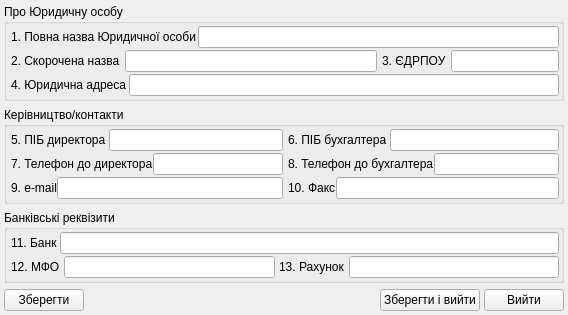
<?xml version="1.0" encoding="UTF-8"?>
<ui version="4.0">
 <class>UDialogFirmInfo</class>
 <widget class="QWidget" name="UDialogFirmInfo">
  <property name="geometry">
   <rect>
    <x>0</x>
    <y>0</y>
    <width>568</width>
    <height>308</height>
   </rect>
  </property>
  <property name="windowTitle">
   <string>Довідник &quot;Реквізити підприємства&quot;</string>
  </property>
  <layout class="QVBoxLayout" name="verticalLayout_3">
   <property name="spacing">
    <number>6</number>
   </property>
   <property name="margin">
    <number>4</number>
   </property>
   <item>
    <widget class="QGroupBox" name="groupAboutPidpr">
     <property name="title">
      <string>Про Юридичну особу</string>
     </property>
     <layout class="QVBoxLayout" name="verticalLayout">
      <property name="spacing">
       <number>2</number>
      </property>
      <property name="leftMargin">
       <number>4</number>
      </property>
      <property name="topMargin">
       <number>2</number>
      </property>
      <property name="rightMargin">
       <number>2</number>
      </property>
      <property name="bottomMargin">
       <number>2</number>
      </property>
      <item>
       <layout class="QHBoxLayout">
        <item>
         <widget class="QLabel" name="label">
          <property name="text">
           <string>1. Повна назва Юридичної особи</string>
          </property>
         </widget>
        </item>
        <item>
         <widget class="QLineEdit" name="lineEdit_povnaNazvaPidpr"/>
        </item>
       </layout>
      </item>
      <item>
       <layout class="QHBoxLayout" name="horizontalLayout_5">
        <property name="spacing">
         <number>5</number>
        </property>
        <item>
         <layout class="QHBoxLayout">
          <item>
           <widget class="QLabel" name="label_2">
            <property name="text">
             <string>2. Скорочена назва</string>
            </property>
           </widget>
          </item>
          <item>
           <widget class="QLineEdit" name="lineEdit_scorochNazvaPidpr"/>
          </item>
         </layout>
        </item>
        <item>
         <layout class="QHBoxLayout">
          <item>
           <widget class="QLabel" name="label_3">
            <property name="text">
             <string>3. ЄДРПОУ</string>
            </property>
           </widget>
          </item>
          <item>
           <widget class="QLineEdit" name="lineEdit_edrpoy">
            <property name="sizePolicy">
             <sizepolicy hsizetype="Fixed" vsizetype="Fixed">
              <horstretch>0</horstretch>
              <verstretch>0</verstretch>
             </sizepolicy>
            </property>
            <property name="minimumSize">
             <size>
              <width>70</width>
              <height>0</height>
             </size>
            </property>
            <property name="inputMask">
             <string>99999999; </string>
            </property>
            <property name="text">
             <string/>
            </property>
            <property name="frame">
             <bool>true</bool>
            </property>
            <property name="alignment">
             <set>Qt::AlignRight|Qt::AlignTrailing|Qt::AlignVCenter</set>
            </property>
           </widget>
          </item>
         </layout>
        </item>
       </layout>
      </item>
      <item>
       <layout class="QHBoxLayout">
        <item>
         <widget class="QLabel" name="label_4">
          <property name="text">
           <string>4. Юридична адреса</string>
          </property>
         </widget>
        </item>
        <item>
         <widget class="QLineEdit" name="lineEdit_adresa"/>
        </item>
       </layout>
      </item>
     </layout>
    </widget>
   </item>
   <item>
    <widget class="QGroupBox" name="groupBox_Kerivnyctvo">
     <property name="title">
      <string>Керівництво/контакти</string>
     </property>
     <layout class="QGridLayout" name="gridLayout">
      <property name="leftMargin">
       <number>4</number>
      </property>
      <property name="topMargin">
       <number>2</number>
      </property>
      <property name="rightMargin">
       <number>2</number>
      </property>
      <property name="bottomMargin">
       <number>2</number>
      </property>
      <property name="horizontalSpacing">
       <number>5</number>
      </property>
      <property name="verticalSpacing">
       <number>2</number>
      </property>
      <item row="0" column="0">
       <layout class="QHBoxLayout">
        <item>
         <widget class="QLabel" name="label_9">
          <property name="text">
           <string>5. ПІБ директора </string>
          </property>
         </widget>
        </item>
        <item>
         <widget class="QLineEdit" name="lineEdit_PipDurect"/>
        </item>
       </layout>
      </item>
      <item row="0" column="1">
       <layout class="QHBoxLayout">
        <item>
         <widget class="QLabel" name="label_10">
          <property name="text">
           <string>6. ПІБ бухгалтера </string>
          </property>
         </widget>
        </item>
        <item>
         <widget class="QLineEdit" name="lineEdit_PipBuh"/>
        </item>
       </layout>
      </item>
      <item row="1" column="0">
       <layout class="QHBoxLayout">
        <item>
         <widget class="QLabel" name="label_5">
          <property name="text">
           <string>7. Телефон до директора</string>
          </property>
         </widget>
        </item>
        <item>
         <widget class="QLineEdit" name="lineEdit_telefonDurekt"/>
        </item>
       </layout>
      </item>
      <item row="1" column="1">
       <layout class="QHBoxLayout">
        <item>
         <widget class="QLabel" name="label_6">
          <property name="text">
           <string>8. Телефон до бухгалтера</string>
          </property>
         </widget>
        </item>
        <item>
         <widget class="QLineEdit" name="lineEdit_telefonBuh"/>
        </item>
       </layout>
      </item>
      <item row="2" column="0">
       <layout class="QHBoxLayout" name="horizontalLayout_2">
        <item>
         <widget class="QLabel" name="label_8">
          <property name="text">
           <string>9. e-mail</string>
          </property>
         </widget>
        </item>
        <item>
         <widget class="QLineEdit" name="lineEdit_email"/>
        </item>
       </layout>
      </item>
      <item row="2" column="1">
       <layout class="QHBoxLayout">
        <item>
         <widget class="QLabel" name="label_7">
          <property name="text">
           <string>10. Факс</string>
          </property>
         </widget>
        </item>
        <item>
         <widget class="QLineEdit" name="lineEdit_fax"/>
        </item>
       </layout>
      </item>
     </layout>
    </widget>
   </item>
   <item>
    <widget class="QGroupBox" name="groupBox_bank">
     <property name="title">
      <string>Банківські реквізити</string>
     </property>
     <layout class="QVBoxLayout" name="verticalLayout_2">
      <property name="spacing">
       <number>2</number>
      </property>
      <property name="leftMargin">
       <number>4</number>
      </property>
      <property name="topMargin">
       <number>2</number>
      </property>
      <property name="rightMargin">
       <number>2</number>
      </property>
      <property name="bottomMargin">
       <number>2</number>
      </property>
      <item>
       <layout class="QHBoxLayout" name="horizontalLayout_3">
        <item>
         <widget class="QLabel" name="label_11">
          <property name="text">
           <string>11. Банк</string>
          </property>
         </widget>
        </item>
        <item>
         <widget class="QLineEdit" name="lineEdit_bank"/>
        </item>
       </layout>
      </item>
      <item>
       <layout class="QHBoxLayout" name="horizontalLayout_4">
        <property name="spacing">
         <number>4</number>
        </property>
        <item>
         <widget class="QLabel" name="label_12">
          <property name="text">
           <string>12. МФО</string>
          </property>
         </widget>
        </item>
        <item>
         <widget class="QLineEdit" name="lineEdit_MFO"/>
        </item>
        <item>
         <widget class="QLabel" name="label_13">
          <property name="text">
           <string>13. Рахунок</string>
          </property>
         </widget>
        </item>
        <item>
         <widget class="QLineEdit" name="lineEdit_rahunok"/>
        </item>
       </layout>
      </item>
     </layout>
    </widget>
   </item>
   <item>
    <layout class="QHBoxLayout" name="horizontalLayout">
     <property name="spacing">
      <number>4</number>
     </property>
     <item>
      <widget class="QPushButton" name="pushButton_saveOnly">
       <property name="text">
        <string>Зберегти</string>
       </property>
       <property name="icon">
        <iconset resource="../uPictRc.qrc">
         <normaloff>:/crystalProject/pictures/crystal-project-actions-PNG/filesave-256.png</normaloff>:/crystalProject/pictures/crystal-project-actions-PNG/filesave-256.png</iconset>
       </property>
      </widget>
     </item>
     <item>
      <spacer>
       <property name="orientation">
        <enum>Qt::Horizontal</enum>
       </property>
       <property name="sizeHint" stdset="0">
        <size>
         <width>434</width>
         <height>1</height>
        </size>
       </property>
      </spacer>
     </item>
     <item>
      <widget class="QPushButton" name="pushButton_accept">
       <property name="text">
        <string>Зберегти і вийти</string>
       </property>
       <property name="icon">
        <iconset resource="../uPictRc.qrc">
         <normaloff>:/crystalProject/pictures/crystal-project-actions-PNG/revert-256.png</normaloff>:/crystalProject/pictures/crystal-project-actions-PNG/revert-256.png</iconset>
       </property>
      </widget>
     </item>
     <item>
      <widget class="QPushButton" name="pushButton_reject">
       <property name="text">
        <string>Вийти</string>
       </property>
       <property name="icon">
        <iconset resource="../uPictRc.qrc">
         <normaloff>:/crystalProject/pictures/crystal-project-actions-PNG/button_cancel-256.png</normaloff>:/crystalProject/pictures/crystal-project-actions-PNG/button_cancel-256.png</iconset>
       </property>
      </widget>
     </item>
    </layout>
   </item>
  </layout>
 </widget>
 <resources>
  <include location="../uPictRc.qrc"/>
  <include location="../uPictRc.qrc"/>
 </resources>
 <connections>
  <connection>
   <sender>pushButton_reject</sender>
   <signal>clicked()</signal>
   <receiver>UDialogFirmInfo</receiver>
   <slot>close()</slot>
   <hints>
    <hint type="sourcelabel">
     <x>541</x>
     <y>395</y>
    </hint>
    <hint type="destinationlabel">
     <x>597</x>
     <y>339</y>
    </hint>
   </hints>
  </connection>
 </connections>
</ui>
